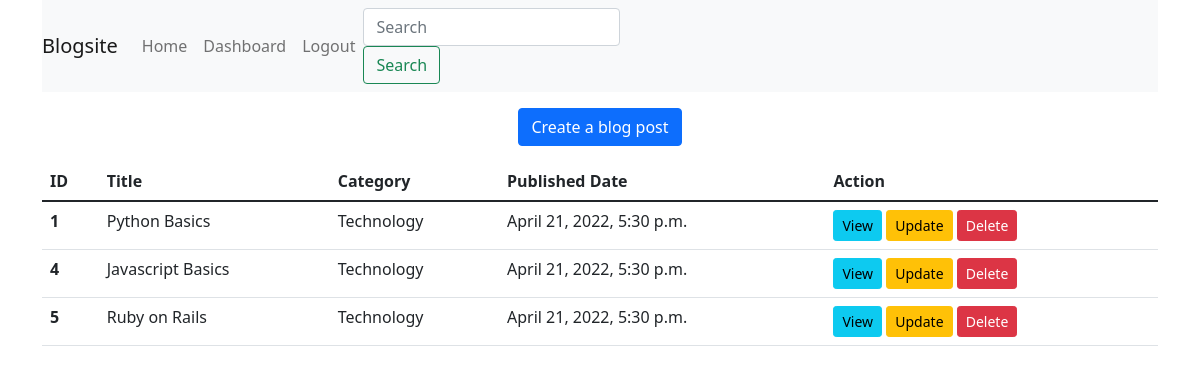
Screenshot of /accounts/dashboard/ (signed in) with the database file from the repository.
### posts/models.py (models this page shows, shortened)
class Post(models.Model):
    title = models.CharField(max_length=100)
    content = models.TextField()
    published_date = models.DateTimeField(auto_now=True)
    category = models.ForeignKey(Category, on_delete=models.CASCADE, null=True)
    user = models.ForeignKey(User,on_delete=models.CASCADE,null=True,blank=True)
    slug = models.SlugField(null=True, unique=True)

class Category(models.Model):
    name = models.CharField(max_length=100)

### accounts/views.py (the view)
# urls.py: path("dashboard/",views.dashboard,name="dashboard"),
@login_required
def dashboard(request):
    userid = request.user.id
    posts = Post.objects.all().filter(user__id=userid)
    data = {'posts':posts}
    return render(request,'accounts/dashboard.html',data)

### templates/accounts/dashboard.html (shortened to what this page needs)
{%extends 'base.html'%} {%block content%}
<body>
	<div class="container">
		<div class="row">
			<div class="col text-center">
				<a href="{%url 'create'%}" class="btn btn-primary mt-3"
					>Create a blog post</a
				>
				<table class="table mt-3">
					<thead>
						<tr>
							<th scope="col">ID</th>
							<th scope="col">Title</th>
							<th scope="col">Category</th>
							<th scope="col">Published Date</th>
							<th scope="col">Action</th>
						</tr>
					</thead>
					<tbody>
						{%for p in posts%}
						<tr>
							<th scope="row">{{p.id}}</th>
							<td>{{p.title}}</td>
							<td>{{p.category.name}}</td>
							<td>{{p.published_date}}</td>
							<td>
								<a
									href="{%url 'blog_details' p.slug%}"
									class="btn btn-info btn-sm"
									>View</a
								>
								<a href="{%url 'update' p.slug%}" class="btn btn-warning btn-sm"
									>Update</a
								>
								<form
									action="{%url 'delete' p.slug%}"
									method="post"
									class="d-inline"
								>
									<input
										type="submit"
										class="btn btn-danger btn-sm"
										value="Delete"
									/>
								</form>
							</td>
						</tr>
						{%endfor%}
					</tbody>
				</table>
			</div>
		</div>
	</div>
</body>
{%endblock%}

### rows the page displays
Post: id "1", title "Python Basics", category.name "Technology", published_date "April 21, 2022, 5:30 p.m."
Post: id "4", title "Javascript Basics", category.name "Technology", published_date "April 21, 2022, 5:30 p.m."
Post: id "5", title "Ruby on Rails", category.name "Technology", published_date "April 21, 2022, 5:30 p.m."
